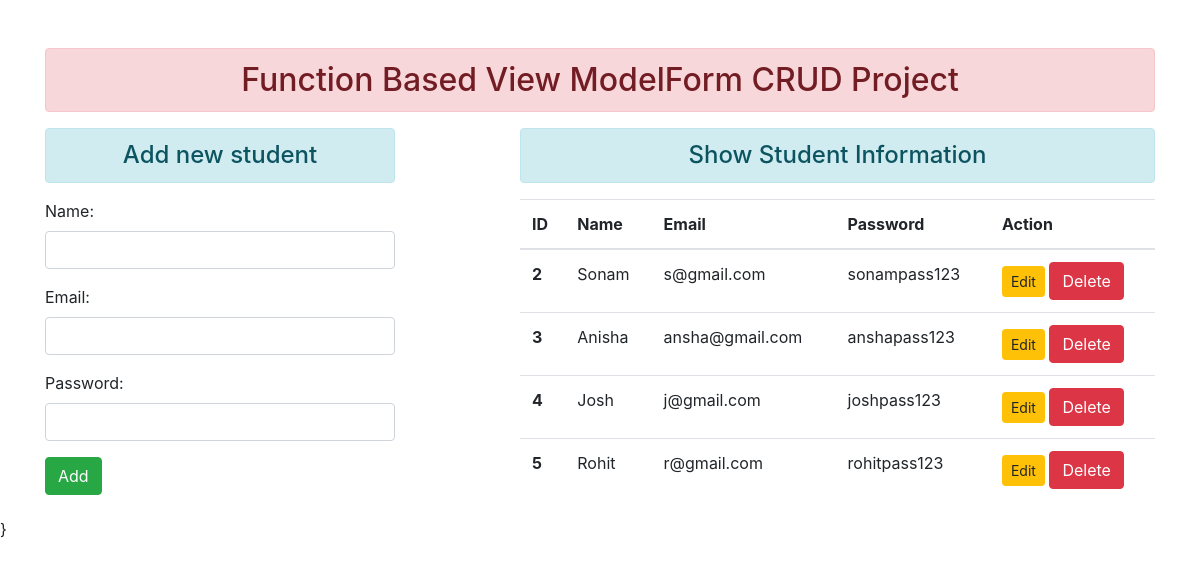
Before: / with the older database file.
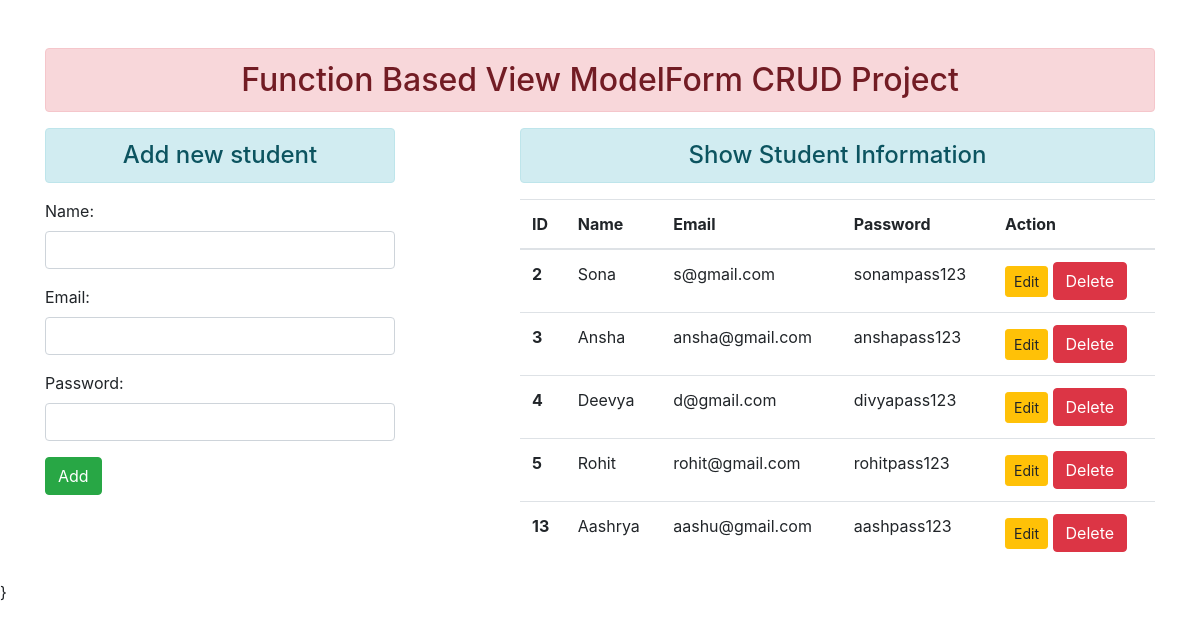
After: the same page with the newer database file.
### enroll/models.py (models this page shows)
class User(models.Model):
    name = models.CharField(max_length=70)
    email = models.CharField(max_length=100)
    password = models.CharField(max_length=100)

### enroll/views.py (the view)
# urls.py: path('', views.add_show, name="addandshow"),
def add_show(request):
    if request.method == 'POST':
        fm = StudentRegistration(request.POST)
        if fm.is_valid():
            nm = fm.cleaned_data['name']
            em = fm.cleaned_data['email']
            pw = fm.cleaned_data['password']
            reg = User(name=nm, email=em, password=pw)
            reg.save()
            fm = StudentRegistration()
    else:
        fm = StudentRegistration()
    stud = User.objects.all()
    return render(request, 'enroll/addandshow.html', {'form': fm,
                                                      'stu': stud})

### enroll/forms.py
class StudentRegistration(forms.ModelForm):
    class Meta:
        model = User
        fields = ['name', 'email', 'password']
        widgets = {
            'name': forms.TextInput(attrs={'class':'form-control'}),
            'email': forms.EmailInput(attrs={'class': 'form-control'}),
            'password': forms.PasswordInput(render_value= True, attrs={'class': 'form-control'})
        }

### templates/enroll/addandshow.html (shortened to what this page needs)
{% extends 'enroll/base.html' %}
{% block content %}
    <div class="row">
        <div class="col-sm-4">
            <h4 class="text-center alert alert-info"> Add new student </h4>
            <form action="" method="POST">
                {{form.as_p}}
                <input type="submit" class="btn btn-success" value="Add">
            </form>
        </div>
        <div class="col-sm-7 offset-1">
            <h4 class="text-center alert alert-info"> Show Student Information </h4>
            {% if stu %}
                <table class="table table-hover">
                  <thead>
                    <tr>
                      <th scope="col">ID</th>
                      <th scope="col">Name</th>
                      <th scope="col">Email</th>
                      <th scope="col">Password</th>
                        <th scope="col">Action</th>
                    </tr>
                  </thead>
                  <tbody>
                    {% for st in stu %}
                        <tr>
                          <th scope="row">{{ st.id }}</th>
                          <td>{{ st.name }}</td>
                          <td>{{ st.email }}</td>
                          <td>{{ st.password }}</td>
                          <td>
                            <a href="{% url 'updatedata' st.id %}" class="btn btn-warning btn-sm"> Edit </a>
                            <form action="{% url 'deletedata' st.id %}" method="post" class="d-inline">
                                <input type="submit" class="btn btn-danger" value="Delete">
                            </form>
                          </td>
                        </tr>
                    {% endfor %}
                  </tbody>
                </table>
            {% else %}
                <h4 class="text-center alert-dark"> No Records</h4>
            {% endif %}
        </div>
    </div>
{% endblock %}

Changed rows visible on the page:
changed User "s@gmail.com": name "Sonam" → "Sona"
changed User "ansha@gmail.com": name "Anisha" → "Ansha"
changed User id 4: name "Josh" → "Deevya"; email "j@gmail.com" → "d@gmail.com"; password "joshpass123" → "divyapass123"
changed User "Rohit": email "r@gmail.com" → "rohit@gmail.com"
added User: id "13", name "Aashrya", email "aashu@gmail.com", password "aashpass123"
